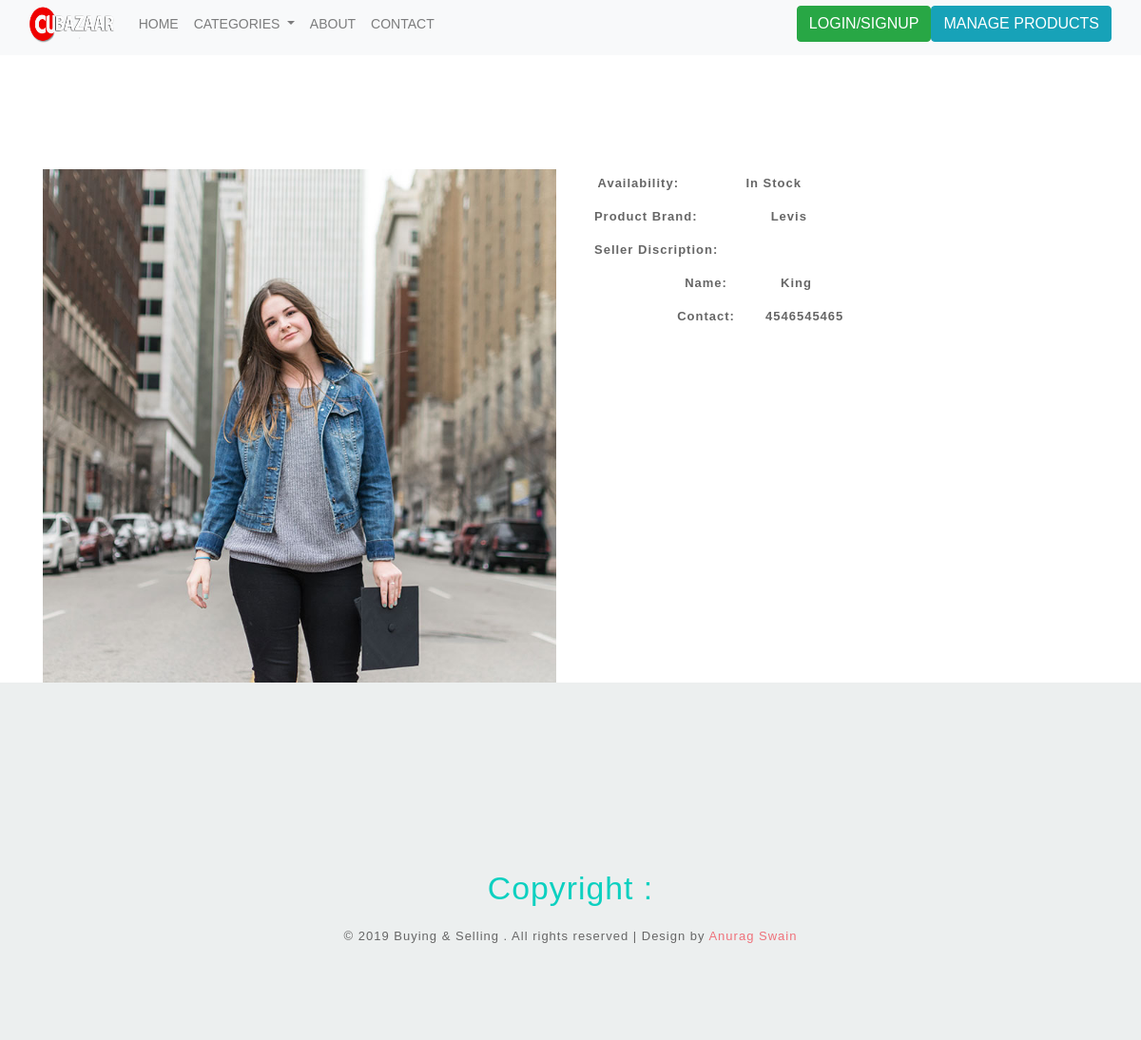
/product-details.php?pid=2, run on the app's committed database.
### tables this page shows
CREATE TABLE `products` (
  `id` int(11) NOT NULL,
  `category` int(11) NOT NULL,
  `subCategory` int(11) NOT NULL,
  `users` int(11) NOT NULL,
  `productName` varchar(255) NOT NULL,
  `productCompany` varchar(255) NOT NULL,
  `productPrice` int(11) NOT NULL,
  `productDescription` longtext NOT NULL,
  `productImage1` varchar(255) NOT NULL,
  `productImage2` varchar(255) NOT NULL,
  `productImage3` varchar(255) NOT NULL,
  `productAvailability` varchar(255) NOT NULL
);

CREATE TABLE `users` (
  `id` int(11) NOT NULL,
  `name` varchar(255) NOT NULL,
  `email` varchar(255) NOT NULL,
  `contactno` bigint(11) NOT NULL,
  `password` varchar(255) NOT NULL
);

### product-details.php (the view, shortened to what this page needs)
<?php
include('includes/config.php');
$pid=intval($_GET['pid']);
?>
<!DOCTYPE html>
<html lang="en">
<head>
	<link rel="stylesheet" type="text/css" href="vendor/bootstrap/css/bootstrap.min.css">
	<link rel="stylesheet" type="text/css" href="fonts/font-awesome-4.7.0/css/font-awesome.min.css">
	<link rel="stylesheet" type="text/css" href="css/main.css">
</head>
<body>
     <?php include('includes/header.php');?>
     <?php
$ret=mysqli_query($con,"select * from products where id=$pid");
while ($row=mysqli_fetch_array($ret))
{
?>
<div class="container">
<div class="row">
	<div class="col-md-6">
<div class="carousel slide" data-ride="carousel">
		<div class="carousel-inner">
			<div class="carousel-item active">
				<img src="productimages/<?php echo htmlentities($row['id']);?>/<?php echo htmlentities($row['productImage1']);?>" style="height: 100%; width: 100%;">
			</div>
		</div>
	</div></div>
	<div class="col-md-6">
		<div class="row ">
			<div class="col-md-3">
				<span class="label">Availability:</span>
			</div>
			<div class="col-md-3">
				<span class="label"><?php echo htmlentities($row['productAvailability']);?></span>
			</div>
		</div>
		<div class="row">
			<div class="col-md-3" style="margin-left: 8px">
				<span class="label">Product Brand:</span>
			</div>
			<div class="col-md-3" style="margin-left: 8px">
				<span class="label"><?php echo htmlentities($row['productCompany']);?></span>
			</div>
		</div><?php } ?>
		<?php
$ret=mysqli_query($con,"select users.name as uname,users.contactno as ucontact from products join users on users.id=products.users where products.id='$pid'");
while ($rw=mysqli_fetch_array($ret)) {
?>
		<div class="row" style="margin-left: 10px">
				<span class="label">Seller Discription:</span>
				</div>
				<div class="row">
					<div class="col-md-2"></div>
					<div class="col-md-8">
					<div class="row">
						<div class="col-md-3"><span class="label">Name:</span></div>
						<div class="col-md-3"><span class="label"><?php echo htmlentities($rw['uname']);?></span></div>
					</div>
					<div class="row">
						<div class="col-md-3"><span class="label">Contact:</span></div>
						<div class="col-md-3"><span class="label"><?php echo htmlentities($rw['ucontact']);?></span></div>
					</div>
					</div>
				</div>
	</div>
</div>
</div>
<?php } ?>
	<div class="footer">
		<div class="container">
				<h3>Copyright :</h3>
				<p>© 2019 Buying & Selling . All rights reserved | Design by <a target ="_blank" href="https://www.youtube.com/kingofpcgames">Anurag Swain</a></p>
		</div>
	</div>
</body>
</html>

### css/main.css (style rules this page uses)
body { font-family: 'Roboto', sans-serif; font-size: 16px; font-weight: 300; color: #888; line-height: 30px; text-align: center; }
img { max-width: 100%; }
.container { width: 100%; margin-top: 10%; font-family: sans-serif; letter-spacing: 1px; }
a { -webkit-transition: all 0.2s linear 0s; -moz-transition: all 0.2s linear 0s; -o-transition: all 0.2s linear 0s; transition: all 0.2s linear 0s; }
body { font-size: 13px; color: #666666; background-color: #fff; overflow-x: hidden; margin: 0; padding: 0; font-family: 'Roboto', sans-serif; }
a { outline: none!important; }
.footer { background: #ECEFEF; padding: 6em 0; }
.footer h3 { font-size: 2.6em; color: #0cd0c0; margin-bottom: 0.5em; }
.footer p a { color: #EF717A; }
.label { margin-bottom:5px; display:inline-block; font-weight: bold; }

### data on the page
products: productImage1 (picture), productAvailability "In Stock", productCompany "Levis"
users: name "King", contactno "4546545465"
